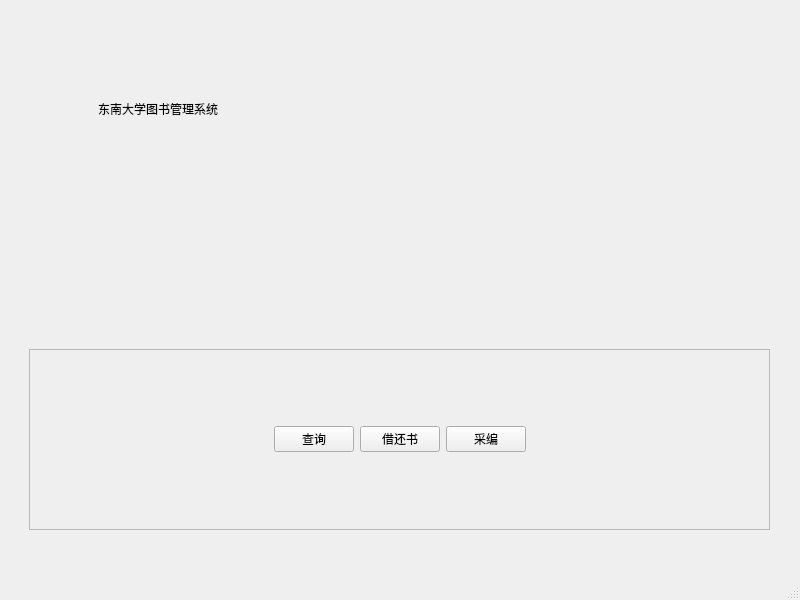
<?xml version="1.0" encoding="UTF-8"?>
<ui version="4.0">
 <class>MainWindow</class>
 <widget class="QMainWindow" name="MainWindow">
  <property name="geometry">
   <rect>
    <x>0</x>
    <y>0</y>
    <width>800</width>
    <height>600</height>
   </rect>
  </property>
  <property name="windowTitle">
   <string>东南大学图书馆</string>
  </property>
  <property name="iconSize">
   <size>
    <width>200</width>
    <height>100</height>
   </size>
  </property>
  <widget class="QWidget" name="centralwidget">
   <layout class="QVBoxLayout" name="verticalLayout">
    <item>
     <widget class="QWidget" name="widget1" native="true">
      <widget class="QLabel" name="picture1">
       <property name="geometry">
        <rect>
         <x>0</x>
         <y>0</y>
         <width>800</width>
         <height>650</height>
        </rect>
       </property>
       <property name="text">
        <string/>
       </property>
       <property name="pixmap">
        <pixmap>:/new/prefix1/SEU1.gif</pixmap>
       </property>
       <property name="scaledContents">
        <bool>true</bool>
       </property>
      </widget>
      <widget class="QFrame" name="frame">
       <property name="geometry">
        <rect>
         <x>20</x>
         <y>340</y>
         <width>741</width>
         <height>181</height>
        </rect>
       </property>
       <property name="frameShape">
        <enum>QFrame::StyledPanel</enum>
       </property>
       <property name="frameShadow">
        <enum>QFrame::Raised</enum>
       </property>
       <layout class="QHBoxLayout" name="horizontalLayout">
        <item>
         <spacer name="horizontalSpacer_4">
          <property name="orientation">
           <enum>Qt::Horizontal</enum>
          </property>
          <property name="sizeHint" stdset="0">
           <size>
            <width>40</width>
            <height>20</height>
           </size>
          </property>
         </spacer>
        </item>
        <item>
         <widget class="QPushButton" name="Stu">
          <property name="text">
           <string>查询</string>
          </property>
          <property name="iconSize">
           <size>
            <width>30</width>
            <height>30</height>
           </size>
          </property>
         </widget>
        </item>
        <item>
         <widget class="QPushButton" name="Admin">
          <property name="text">
           <string>借还书</string>
          </property>
          <property name="iconSize">
           <size>
            <width>30</width>
            <height>30</height>
           </size>
          </property>
         </widget>
        </item>
        <item>
         <widget class="QPushButton" name="pushButton">
          <property name="text">
           <string>采编</string>
          </property>
         </widget>
        </item>
        <item>
         <spacer name="horizontalSpacer_5">
          <property name="orientation">
           <enum>Qt::Horizontal</enum>
          </property>
          <property name="sizeHint" stdset="0">
           <size>
            <width>40</width>
            <height>20</height>
           </size>
          </property>
         </spacer>
        </item>
       </layout>
      </widget>
      <widget class="QLabel" name="Picture2">
       <property name="geometry">
        <rect>
         <x>330</x>
         <y>170</y>
         <width>150</width>
         <height>150</height>
        </rect>
       </property>
       <property name="text">
        <string/>
       </property>
       <property name="pixmap">
        <pixmap resource="Mypicture.qrc">:/new/prefix3/SEU2.png</pixmap>
       </property>
       <property name="scaledContents">
        <bool>true</bool>
       </property>
      </widget>
      <widget class="QLabel" name="Title">
       <property name="geometry">
        <rect>
         <x>89</x>
         <y>50</y>
         <width>671</width>
         <height>100</height>
        </rect>
       </property>
       <property name="text">
        <string>东南大学图书管理系统</string>
       </property>
      </widget>
     </widget>
    </item>
   </layout>
  </widget>
  <widget class="QMenuBar" name="menubar">
   <property name="geometry">
    <rect>
     <x>0</x>
     <y>0</y>
     <width>800</width>
     <height>26</height>
    </rect>
   </property>
  </widget>
  <widget class="QStatusBar" name="statusbar"/>
 </widget>
 <resources>
  <include location="Mypicture.qrc"/>
 </resources>
 <connections/>
</ui>
